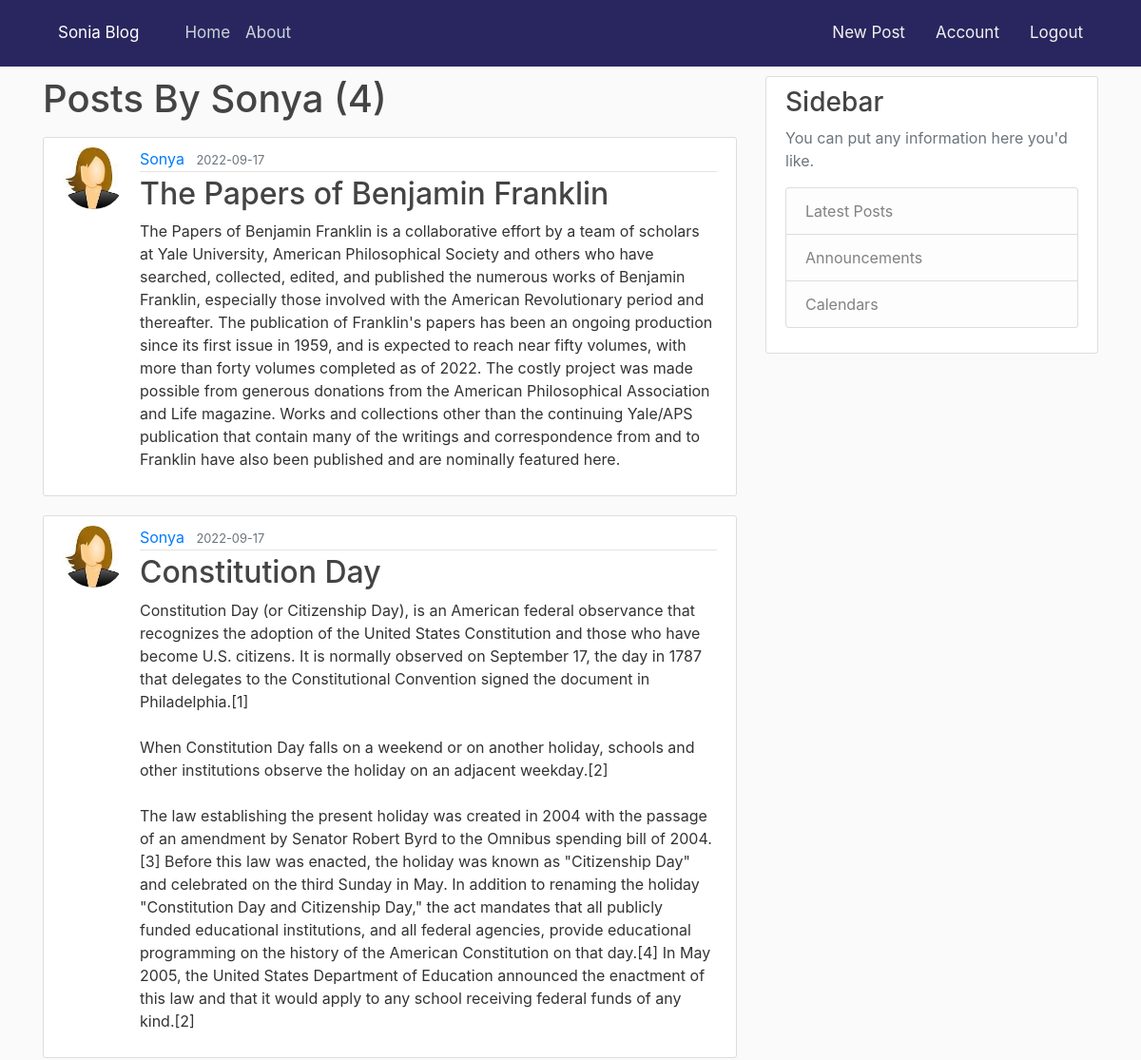
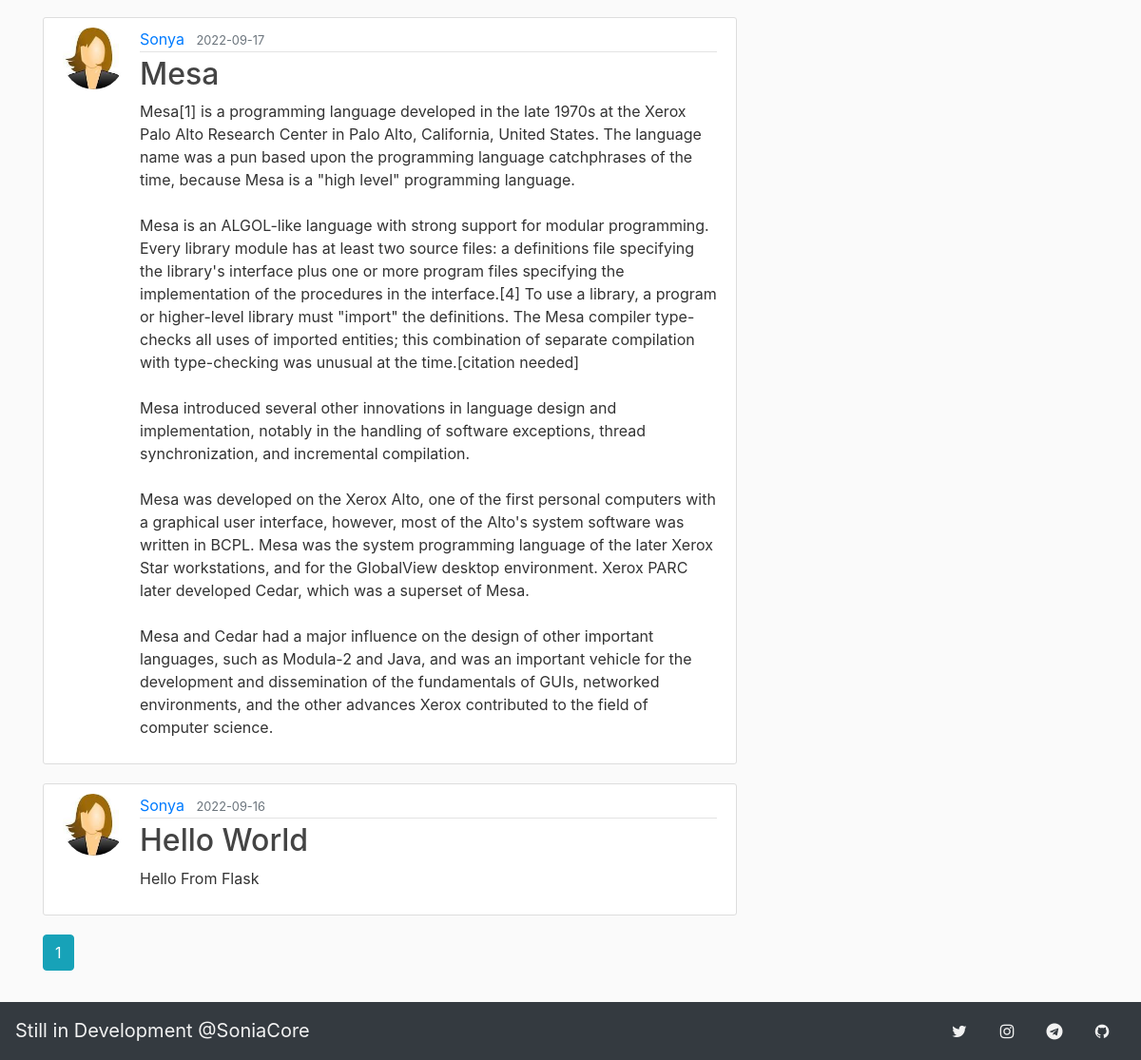
The app's page /user/Sonya (signed in) with its own data (2 pictures, top to bottom).
### app/models.py (models this page shows, shortened)
class User(db.Model, UserMixin):
    id = db.Column(db.Integer,primary_key=True)
    username = db.Column(db.String(20), unique=True, nullable=False)
    email = db.Column(db.String(120), unique=True, nullable=False)
    image_file = db.Column(db.String(20),nullable=False,default='default.jpg')
    password = db.Column(db.String(60),nullable=False)
    posts = db.relationship('Post',backref='author',lazy=True)

class Post(db.Model):
    id = db.Column(db.Integer,primary_key=True)
    title = db.Column(db.String(100), nullable=False)
    date_posted = db.Column(db.DateTime, nullable=False, default=datetime.utcnow)
    content = db.Column(db.Text,nullable=False)
    user_id = db.Column(db.Integer, db.ForeignKey('user.id'), nullable=False)

### app/routes.py (the view)
@app.route("/user/<string:username>")
def user_posts(username):
    page = request.args.get ('page',1,type=int)
    user = User.query.filter_by(username=username).first_or_404()
    posts = Post.query.filter_by(author=user)\
        .order_by(Post.date_posted.desc())\
        .paginate(page = page , per_page = 5)
    return render_template('user_posts.html',
    posts=posts , user=user)

### app/models.py (called while the page is built)
@login_manager.user_loader
def get_user(user_id):
    return User.query.get(int(user_id))

### app/routes.py (called while the page is built)
@app.context_processor
def layout():
    url = {
        'github':      'https://github.com/SoniaCore',
        'telegram':    'https://telegram.me/ReiLibre',
        'info':        'Still in Development @SoniaCore',
    }
    return dict(url=url)

@app.context_processor
def name():
    info = {
        'servername':   'Sonia Blog'
    }
    return dict(info=info)

### app/templates/user_posts.html
{% extends "layout.html" %}
{% block content %}
<h1 class="mb-3">Posts By {{ user.username }} ({{ posts.total }})</h1>
{% for post in posts.items %}
<article class="media content-section">
    <img class="rounded-circle article-img" src="{{ url_for('static', filename = 'profile/' + post.author.image_file) }}" >
    <div class="media-body">
      <div class="article-metadata">
        <a class="mr-2" href="{{ url_for('user_posts', username = post.author.username) }}">{{ post.author.username }}</a>
        <small class="text-muted">{{ post.date_posted.strftime('%Y-%m-%d') }}</small>
      </div>
      <h2><a class="article-title" href="{{ url_for('post', post_id = post.id ) }}">{{ post.title }}</a></h2>
      <p class="article-content">{{ post.content }}</p>
    </div>
  </article>
  {% endfor %}
{% for page_number in posts.iter_pages(left_edge = 1 , right_edge = 1 , left_current = 1 , right_current = 3) %}
  {% if page_number %}
    {% if posts.page == page_number %}
      <a class="btn btn-info mb-4" href="{{ url_for('user_posts', username = user.username ,page = page_number) }}">{{ page_number }}</a>
    {% else %}
      <a class="btn btn-outline-info mb-4" href="{{ url_for('user_posts', username = user.username ,page = page_number) }}">{{ page_number }}</a>
    {% endif %}
  {% else %}
    ...
  {% endif %}
{% endfor %}
{% endblock content %}

### app/static/main.css (style rules this page uses)
body { background: #fafafa; color: #333333; margin-top: 5rem; }
h1, h2, h3, h4, h5, h6 { color: #444444; }
.content-section { background: #ffffff; padding: 10px 20px; border: 1px solid #dddddd; border-radius: 3px; margin-bottom: 20px; }
.article-title { color: #444444; }
.article-content { white-space: pre-line; }
.article-img { height: 65px; width: 65px; margin-right: 16px; }
.article-metadata { padding-bottom: 1px; margin-bottom: 4px; border-bottom: 1px solid #e3e3e3 }
html { scroll-behavior: smooth; }
body { padding-bottom: 70px; }

### records on screen
User: username "Sonya"
Post: image_file (picture), author.username "Sonya", date_posted "2022-09-17", title "The Papers of Benjamin Franklin", content "The Papers of Benjamin Franklin is a collaborative effort by a team of scholars at Yale University, American Philosophical Society and others who have searched, collected, edited, and published the numerous works of Benjamin Franklin, especially those involved with the American Revolutionary period and thereafter. The publication of Franklin's papers has been an ongoing production since its first issue in 1959, and is expected to reach near fifty volumes, with more than forty volumes completed as of 2022. The costly project was made possible from generous donations from the American Philosophical Association and Life magazine. Works and collections other than the continuing Yale/APS…"
Post: image_file (picture), author.username "Sonya", date_posted "2022-09-17", title "Constitution Day", content "Constitution Day (or Citizenship Day), is an American federal observance that recognizes the adoption of the United States Constitution and those who have become U.S. citizens. It is normally observed on September 17, the day in 1787 that delegates to the Constitutional Convention signed the document in Philadelphia.[1] When Constitution Day falls on a weekend or on another holiday, schools and other institutions observe the holiday on an adjacent weekday.[2] The law establishing the present holiday was created in 2004 with the passage of an amendment by Senator Robert Byrd to the Omnibus spending bill of 2004.[3] Before this law was enacted, the holiday was known as \"Citizenship Day\" and…"
Post: image_file (picture), author.username "Sonya", date_posted "2022-09-17", title "Mesa", content "Mesa[1] is a programming language developed in the late 1970s at the Xerox Palo Alto Research Center in Palo Alto, California, United States. The language name was a pun based upon the programming language catchphrases of the time, because Mesa is a \"high level\" programming language. Mesa is an ALGOL-like language with strong support for modular programming. Every library module has at least two source files: a definitions file specifying the library's interface plus one or more program files specifying the implementation of the procedures in the interface.[4] To use a library, a program or higher-level library must \"import\" the definitions. The Mesa compiler type-checks all uses of…"
Post: image_file (picture), author.username "Sonya", date_posted "2022-09-16", title "Hello World", content "Hello From Flask"

### other values on screen
{{ info.servername }} "Sonia Blog"
{{ url['info'] }} "Still in Development @SoniaCore"
{{ posts.total }} "4"
{{ page_number }} "1"
